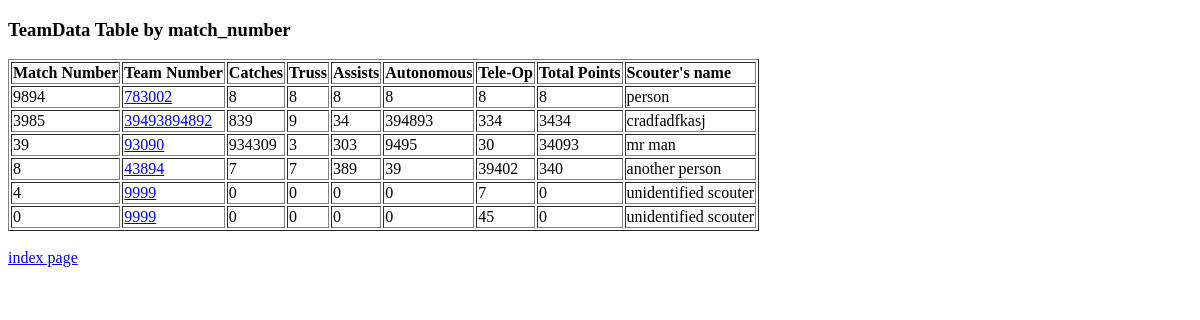
/scouting/teamdata_table/, run on an earlier commit of the app's database.
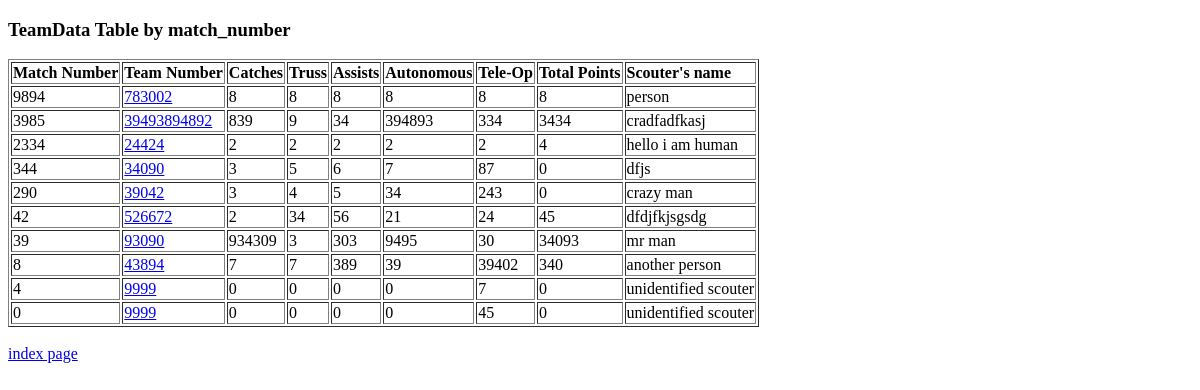
And on a later commit of the database.
### scouting/models.py (models this page shows, shortened)
class TeamData(models.Model):
    scouter_name = models.CharField(default="unidentified scouter", max_length=32) #name must be less than 32 characters
    match_number = models.PositiveIntegerField(default=0) #should be made sure to be filled!
    team_number = models.PositiveIntegerField(default=10000001) #stores team's number, MUST BE FILLED IN! if not, it will default to 10000001 (probably won't exist for a while)
    catches = models.PositiveIntegerField(default=0)
    truss = models.PositiveIntegerField(default=0)
    assists = models.PositiveIntegerField(default=0)
    auto_points = models.PositiveIntegerField(default=0)
    teleop_points = models.PositiveIntegerField(default=0)
    total_points = models.PositiveIntegerField(default=0)
    comments = models.TextField(default="No Comments in Entry")

### scouting/views.py (the view)
def teamdata_table(request):
    list_by_match = TeamData.objects.order_by('-match_number')[0:]
    context = {'list_by_match_context':list_by_match}
    return render(request, "scouting/teamdata_table.html", context)

### scouting/templates/scouting/teamdata_table.html
<!DOCTYPE html>
<html>
	<head><title>TeamData Table</title></head>
	<body>
		<h3>TeamData Table by match_number</h3>
		{% if list_by_match_context %}
		<table border="1">
			<tr>
				<td><b>Match Number</b></td>
				<td><b>Team Number</b></td>
				<td><b>Catches</b></td>
				<td><b>Truss</b></td>
				<td><b>Assists</b></td>
				<td><b>Autonomous</b></td>
				<td><b>Tele-Op</b></td>
				<td><b>Total Points</b></td>
				<td><b>Scouter's name</b></td>
			</tr>
			{% for data in list_by_match_context %}
			<tr>
				<td>{{ data.match_number }}</td>
				<td><a href="/scouting/team/{{ data.team_number }}">{{ data.team_number }}</a></td>
				<td>{{ data.catches }}</td>
				<td>{{ data.truss }}</td>
				<td>{{ data.assists }}</td>
				<td>{{ data.auto_points }}</td>
				<td>{{ data.teleop_points }}</td>
				<td>{{ data.total_points }}</td>
				<td>{{ data.scouter_name }}</td>
			</tr>
			{% endfor %}
		</table><br />
		{% else %}
			<strong> there is no team data, strange. </strong><br />
		{% endif %}
		<a href="/scouting/">index page</a>
	</body>
</html>

What changed in the data, as far as the page shows it:
added TeamData: match_number "2334", team_number "24424", catches "2", truss "2", assists "2", auto_points "2", teleop_points "2", total_points "4", scouter_name "hello i am human"
added TeamData: match_number "344", team_number "34090", catches "3", truss "5", assists "6", auto_points "7", teleop_points "87", total_points "0", scouter_name "dfjs"
added TeamData: match_number "290", team_number "39042", catches "3", truss "4", assists "5", auto_points "34", teleop_points "243", total_points "0", scouter_name "crazy man"
added TeamData: match_number "42", team_number "526672", catches "2", truss "34", assists "56", auto_points "21", teleop_points "24", total_points "45", scouter_name "dfdjfkjsgsdg"
